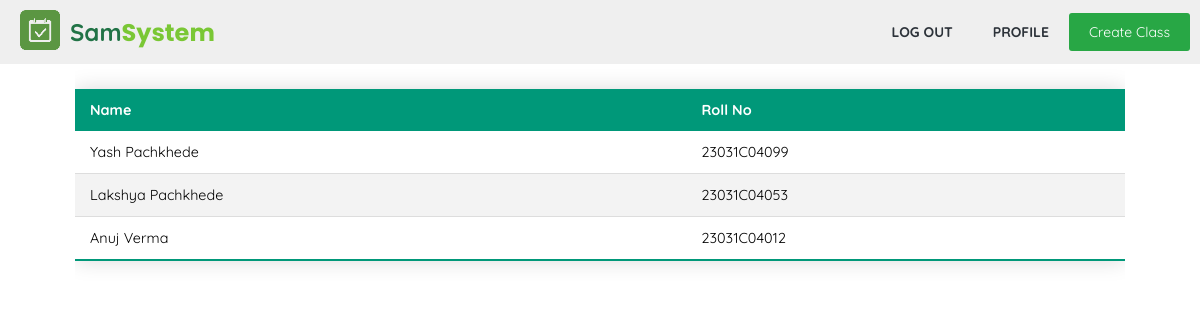
The page /teacher/class_report.php?id=5 (signed in) on the database its author committed.
### tables this page shows
CREATE TABLE `attends` (
  `student_id` int(11) NOT NULL,
  `class_id` int(11) NOT NULL,
  `date_joined` datetime DEFAULT current_timestamp()
);

CREATE TABLE `user` (
  `id` int(11) NOT NULL,
  `name` varchar(50) NOT NULL,
  `email` varchar(100) NOT NULL,
  `password` varchar(255) NOT NULL,
  `type` enum('student','teacher','admin') NOT NULL DEFAULT 'student',
  `approved` tinyint(1) NOT NULL DEFAULT 0,
  `date_created` date DEFAULT current_timestamp()
);

CREATE TABLE `student_profile` (
  `student_id` int(11) NOT NULL,
  `roll_no` varchar(15) NOT NULL,
  `branch` int(11) DEFAULT NULL,
  `bio` varchar(200) DEFAULT NULL
);

### utils.php (called while the page is built, shortened)
<?php
function getAttribute($conn, $table, $attribute, $parameter ,$value){
	$stmt = $conn->prepare("SELECT $attribute FROM $table WHERE $parameter = ?");
	$stmt->bind_param('i', $value);
	$stmt->execute();
	$result = $stmt->get_result()->fetch_assoc()[$attribute] ?? null;
	return $result;
}
function getRecords($conn, $table, $parameter, $value){
	$stmt = $conn->prepare("SELECT * FROM $table WHERE $parameter = ?");
	$stmt->bind_param('i', $value);
	$stmt->execute();
	$result = $stmt->get_result();
	return $result;
}
?>

### teacher/class_report.php (the view, shortened to what this page needs)
<?php
require '../db/db_connector.php';
require '../utils.php';
$class_id = $_GET['id'];
?>
<!DOCTYPE html>
<html lang="en">
<head>
	<link rel="stylesheet" href="../css/util.css">
	<link rel="stylesheet" href="../css/style.css">
</head>
<body>
	<?php require '..\components\nav_sm.php'; ?>
	<div class="container d-fcc">
		<div class="scroll-wrapper">
			<table class="styled-table">
				<thead>
					<tr>
						<th>Name</th>
						<th>Roll No</th>
					</tr>
				</thead>
				<tbody>
					<?php
					$all_students = getRecords($conn, "attends", "class_id", $class_id);
					while($row = $all_students->fetch_assoc()){
						$user_id = $row['student_id'];
						$student_name = getAttribute($conn, "user", "name", "id", $user_id);
						$student_roll_no = getAttribute($conn, "student_profile", "roll_no","student_id", $user_id);
						echo"
						<tr>
						<td>$student_name</td>
						<td>$student_roll_no</td>";
						echo "</tr>";
					}
					?>
				</tbody>
			</table>
		</div>
	</div>
</body>
</html>

### css/util.css (style rules this page uses)
:root { --color-primary: #217346; --color-primary-light: #7ac735; --color-accent: #ff9900; --color-background: #fafafa; --color-text-dark: #2d333a; --color-highlight: #FFF9C4; --color-info: #00bcfe; --color-info-dark: #0095c7; --color-light-blue: #eaf4ff; --color-green: #28a745; --color-red: #dc3545; --color-green-dark:#218838; --color-red-dark: #c82333; }
.d-fcc { display: flex; justify-content: center; align-items: center; }

### css/style.css (style rules this page uses)
* { margin: 0; padding: 0; font-family: "Quicksand", sans-serif; box-sizing: border-box; }
.container { max-width: 1050px; margin: auto auto; }
.scroll-wrapper { width: 100%; overflow-x: scroll; }
.styled-table { border-collapse: collapse; margin: 25px 0; font-size: 0.9em; font-family: sans-serif; min-width: 100%; box-shadow: 0 0 20px rgba(0, 0, 0, 0.15); }
.styled-table thead tr { background-color: #009879; color: #ffffff; text-align: left; }
.styled-table th, .styled-table td { padding: 12px 15px; white-space: nowrap; max-width: 100%; }
.styled-table tbody tr { border-bottom: 1px solid #dddddd; }
.styled-table tbody tr:nth-of-type(even) { background-color: #f3f3f3; }
.styled-table tbody tr:last-of-type { border-bottom: 2px solid #009879; }

### rows shown on the page
attends: student.name "Yash Pachkhede", student.roll_no "23031C04099"
attends: student.name "Lakshya Pachkhede", student.roll_no "23031C04053"
attends: student.name "Anuj Verma", student.roll_no "23031C04012"
